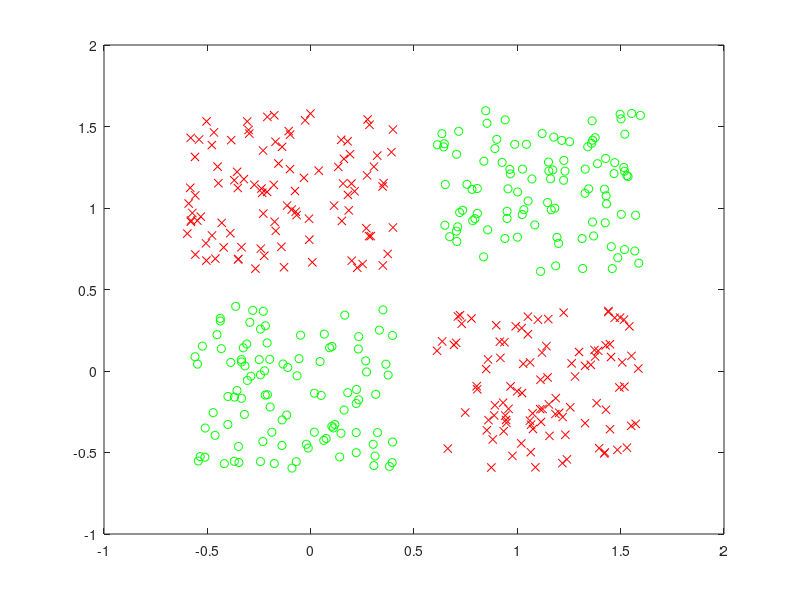

MATLAB code to generate this figure: (Note: this script raises an error after producing the figure.)
%this file allows the classification of two randomly generated species
% 11.10.2018
% Musa Tugrul Yılmaz

clc
clear
close all

K=100;  %samples
q=0.6;  %offsetof value

A=[rand(1,K)-q;rand(1,K)+q];
B=[rand(1,K)+q;rand(1,K)+q];
C=[rand(1,K)+q;rand(1,K)-q];
D=[rand(1,K)-q;rand(1,K)-q];
figure,plot(A(1,:),A(2,:),'rx')
hold on
plot(B(1,:),B(2,:),'go')
plot(C(1,:),C(2,:),'rx')
plot(D(1,:),D(2,:),'go')

P=[A B C D];

T=[ones(1,100) -ones(1,100) ones(1,100) -ones(1,100)];

net=feedforwardnet([5 3]);
net.divideParam.trainRatio=0.8;
net.divideParam.valRatio=0.1;
net.divideParam.testRatio=0.1;

nettrainParam.Goal=10^-6;

[net,tr,Y,E]=train(net,P,T);

span=-1:0.025:2;
[P1,P2]=meshgrid(span,span);
PP=[P1(:) P2(:)]';
aa=net(PP);
surf(P1,P2,reshape(aa,length(span),length(span))-5)
colormap bone
